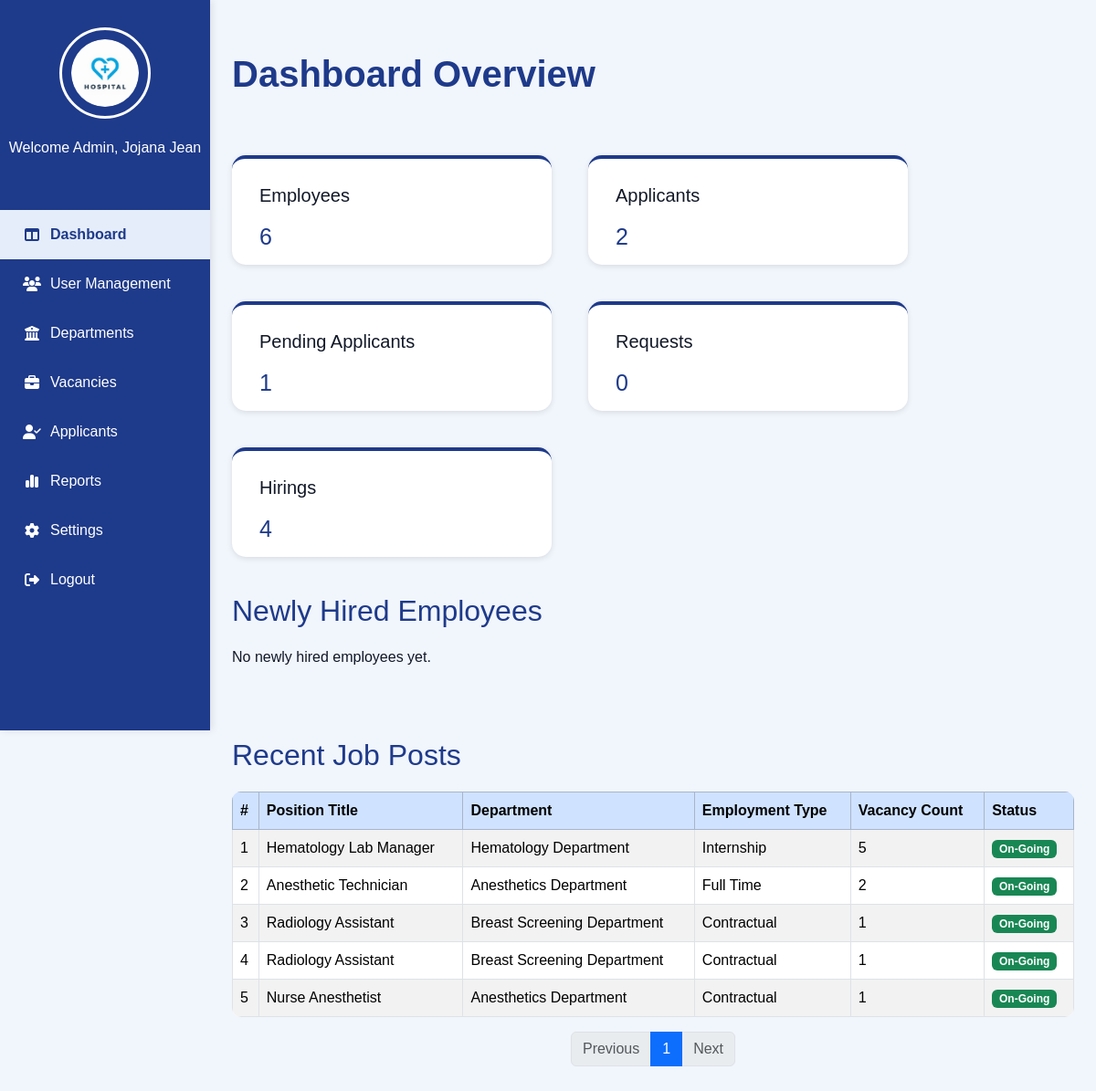
Page /Admin_Dashboard.php on the committed database.
### tables this page shows
CREATE TABLE `user` (
  `user_id` varchar(100) NOT NULL,
  `applicant_employee_id` varchar(100) DEFAULT NULL,
  `email` varchar(100) NOT NULL,
  `password` varchar(255) NOT NULL,
  `role` varchar(50) NOT NULL,
  `fullname` varchar(150) NOT NULL,
  `status` varchar(20) NOT NULL,
  `created_at` datetime NOT NULL,
  `profile_pic` varchar(255) DEFAULT NULL,
  `reset_token` varchar(255) NOT NULL,
  `token_expiry` varchar(255) NOT NULL,
  `sub_role` varchar(50) DEFAULT NULL
);

CREATE TABLE `vacancies` (
  `id` int(11) NOT NULL,
  `department_id` int(11) NOT NULL,
  `position_id` int(11) NOT NULL,
  `employment_type_id` int(11) NOT NULL,
  `vacancy_count` int(11) NOT NULL,
  `status` varchar(255) NOT NULL DEFAULT 'To Post',
  `posted_by` varchar(255) NOT NULL,
  `created_at` timestamp NOT NULL DEFAULT current_timestamp()
);

CREATE TABLE `position` (
  `positionID` int(11) NOT NULL,
  `departmentID` int(11) NOT NULL,
  `emtypeID` int(11) DEFAULT NULL,
  `position_title` varchar(150) NOT NULL
);

CREATE TABLE `department` (
  `deptID` int(11) NOT NULL,
  `deptName` varchar(100) NOT NULL
);

CREATE TABLE `employment_type` (
  `emtypeID` int(11) NOT NULL,
  `typeName` varchar(50) NOT NULL
);

### Admin_Dashboard.php (the view, shortened to what this page needs)
<?php
require 'admin/db.connect.php';
$requests = 0;
$adminnameQuery = $conn->query("SELECT fullname FROM user WHERE role = 'Admin' LIMIT 1");
$adminname = ($adminnameQuery && $row = $adminnameQuery->fetch_assoc()) ? $row['fullname'] : 'Admin';
$employeeQuery = $conn->query("SELECT COUNT(*) AS count FROM user WHERE role = 'Employee'");
$employees = ($employeeQuery && $row = $employeeQuery->fetch_assoc()) ? $row['count'] : 0;
$applicantQuery = $conn->query("SELECT COUNT(*) AS count FROM user WHERE role = 'Applicant'");
$applicants = ($applicantQuery && $row = $applicantQuery->fetch_assoc()) ? $row['count'] : 0;
$pendingQuery = $conn->query("SELECT COUNT(*) AS count FROM applications WHERE status = 'Pending'");
$pendingApplicants = ($pendingQuery && $row = $pendingQuery->fetch_assoc()) ? $row['count'] : 0;
$pending_applicantQuery = $conn->query("SELECT COUNT(*) AS count FROM applications WHERE id = '0'");
if ($pending_applicantQuery && $row = $pending_applicantQuery->fetch_assoc()) {
    $pending_applicantQuery = $row['count'];
}
$hiringsQuery = $conn->query("
    SELECT COUNT(*) AS count
    FROM (
        SELECT DISTINCT department_id, position_id
        FROM vacancies
        WHERE status = 'On-Going'
    ) AS uniqueVacancies
");
$hirings = ($hiringsQuery && $row = $hiringsQuery->fetch_assoc()) ? $row['count'] : 0;
$limit = 5;
$page = isset($_GET['page']) ? (int)$_GET['page'] : 1;
$start = ($page > 1) ? ($page * $limit) - $limit : 0;
$totalQuery = $conn->query("
    SELECT COUNT(*) AS count
    FROM (
        SELECT DISTINCT department_id, position_id
        FROM vacancies
        WHERE status = 'On-Going'
    ) AS uniqueVacancies
");
$count = ($totalQuery && $row = $totalQuery->fetch_assoc()) ? $row['count'] : 0;
$pages = ceil($count / $limit);
$recentVacanciesQuery = $conn->query("
    SELECT v.id, v.vacancy_count, v.status, d.deptName, p.position_title, e.typeName AS employment_type
    FROM vacancies v
    JOIN department d ON v.department_id = d.deptID
    JOIN position p ON v.position_id = p.positionID
    JOIN employment_type e ON v.employment_type_id = e.emtypeID
    WHERE v.status = 'On-Going'
    ORDER BY v.id DESC
    LIMIT $start, $limit
");
$newHiredQuery = $conn->query("
    SELECT applicantID, fullName, position_applied, department, hired_at, profile_pic
    FROM applicant
    WHERE status = 'Hired'
    ORDER BY hired_at DESC
    LIMIT 6
");
?>
<!DOCTYPE html>
<html lang="en">
<head>
    <link rel="stylesheet" href="admin-sidebar.css">
    <link href="https://cdn.jsdelivr.net/npm/bootstrap@5.3.3/dist/css/bootstrap.min.css" rel="stylesheet">
    <link rel="stylesheet" href="https://cdnjs.cloudflare.com/ajax/libs/font-awesome/6.5.0/css/all.min.css">
</head>
<body>
    <div class="sidebar">
        <div class="sidebar-logo">
            <img src="Images/hospitallogo.png" alt="Hospital Logo">
        </div>
        <div class="sidebar-name">
            <p><?php echo "Welcome Admin, $adminname"; ?></p>
        </div>
        <ul class="nav flex-column">
            <li class="active"><a href="Admin_Dashboard.php"><i class="fa-solid fa-table-columns"></i> Dashboard</a></li>
            <li><a href="Admin_UserManagement.php"><i class="fa-solid fa-users"></i> User Management</a></li>
             <li><a href="Admin_Departments.php"><i class="fa-solid fa-building-columns"></i> Departments</a></li>
            <li><a href="Admin_Vacancies.php"><i class="fa-solid fa-briefcase"></i> Vacancies</a></li>
            <li><a href="Admin-Applicants.php"><i class="fa-solid fa-user-check"></i> Applicants</a></li>
            <li><a href="Admin_Reports.php"><i class="fa-solid fa-chart-simple"></i> Reports</a></li>
            <li><a href="Admin-Settings.php"><i class="fa-solid fa-gear"></i> Settings</a></li>
            <li><a href="Login.php"><i class="fa-solid fa-right-from-bracket"></i> Logout</a></li>
        </ul>
    </div>
    <main class="main-content">
        <div class="main-content-header">
            <h1>Dashboard Overview</h1>
        </div>
        <div class="stats">
            <div class="section">
                <label>Employees</label>
                <h3><?php echo $employees; ?></h3>
            </div>
            <div class="section">
                <label>Applicants</label>
                <h3><?php echo $applicants; ?></h3>
            </div>
            <div class="section">
                <label>Pending Applicants</label>
                <h3><?php echo $pendingApplicants; ?></h3>
            </div>
            <div class="section">
                <label>Requests</label>
                <h3><?php echo $requests; ?></h3>
            </div>
            <div class="section">
                <label>Hirings</label>
                <h3><?php echo $hirings; ?></h3>
            </div>
        </div>
        <div class="hired-section">
    <h2>Newly Hired Employees</h2>
    <div class="hired-cards">
        <?php if ($newHiredQuery && $newHiredQuery->num_rows > 0): ?>
            <?php while ($hired = $newHiredQuery->fetch_assoc()): ?>
                <div class="hired-card">
                  <?php
$pic = (!empty($hired['profile_pic']) && file_exists("Uploads/" . $hired['profile_pic']))
    ? $hired['profile_pic']
    : "default.png";
?>
<img src="Uploads/<?php echo $pic; ?>" alt="Profile Picture">
                    <h4><?php echo $hired['fullName']; ?></h4>
                    <p><strong>Position:</strong> <?php echo $hired['position_applied']; ?></p>
                    <p><strong>Department:</strong> <?php echo $hired['department']; ?></p>
                    <p><strong>Hired Date:</strong>
                        <?php echo date("F d, Y", strtotime($hired['hired_at'])); ?>
                    </p>
                </div>
            <?php endwhile; ?>
        <?php else: ?>
            <p>No newly hired employees yet.</p>
        <?php endif; ?>
    </div>
</div>
     <div class="job-posts">
    <h2>Recent Job Posts</h2>
    <table class="table table-striped table-bordered" style="background:white; border-radius:10px; overflow:hidden;">
        <thead class="table-primary">
            <tr>
                <th>#</th>
                <th>Position Title</th>
                <th>Department</th>
                <th>Employment Type</th>
                <th>Vacancy Count</th>
                <th>Status</th>
            </tr>
        </thead>
        <tbody>
            <?php if($recentVacanciesQuery && $recentVacanciesQuery->num_rows > 0): ?>
                <?php
                $i = $start + 1;
                while($vacancy = $recentVacanciesQuery->fetch_assoc()):
                ?>
                    <tr>
                        <td><?php echo $i++; ?></td>
                        <td><?php echo $vacancy['position_title']; ?></td>
                        <td><?php echo $vacancy['deptName']; ?></td>
                        <td><?php echo $vacancy['employment_type']; ?></td>
                        <td><?php echo $vacancy['vacancy_count']; ?></td>
                        <td>
                            <span class="badge bg-success"><?php echo $vacancy['status']; ?></span>
                        </td>
                    </tr>
                <?php endwhile; ?>
            <?php else: ?>
                <tr>
                    <td colspan="6" class="text-center">No recent job posts available.</td>
                </tr>
            <?php endif; ?>
        </tbody>
    </table>
    <nav>
        <ul class="pagination justify-content-center">
            <li class="page-item <?php echo ($page <= 1) ? 'disabled' : '' ?>">
                <a class="page-link" href="?page=<?php echo $page - 1; ?>">Previous</a>
            </li>
            <?php for($i = 1; $i <= $pages; $i++): ?>
                <li class="page-item <?php echo ($i == $page) ? 'active' : '' ?>">
                    <a class="page-link" href="?page=<?php echo $i; ?>">
                        <?php echo $i; ?>
                    </a>
                </li>
            <?php endfor; ?>
            <li class="page-item <?php echo ($page >= $pages) ? 'disabled' : '' ?>">
                <a class="page-link" href="?page=<?php echo $page + 1; ?>">Next</a>
            </li>
        </ul>
    </nav>
</div>
    </main>
</body>
</html>

### admin-sidebar.css (style rules this page uses)
* { margin: 0; padding: 0; box-sizing: border-box; }
body { font-family: "Poppins", "Roboto", sans-serif; }
img { height: 75px; width: 75px; padding: 10px; border-radius: 50%; }
.main-content { display: flex; justify-content: center; }
.main-content, .login-button, .forgot-password, .show-password { display: flex; justify-content: center; }
.sidebar { width: 230px; background-color: #1E3A8A; height: 100vh; display: flex; flex-direction: column; align-items: center; padding-top: 30px; position: fixed; left: 0; top: 0; box-shadow: 2px 0 8px rgba(0, 0, 0, 0.1); overflow-y: auto; scrollbar-width: thin; scrollbar-color: #e5edfb transparent; }
.nav { margin-top: 40px; list-style: none; width: 100%; padding: 0; }
.nav li { width: 100%; }
.nav li a { color: #ffffff; text-decoration: none; display: flex; align-items: center; gap: 10px; padding: 15px 25px; font-weight: 500; transition: all 0.3s ease; width: 100%; box-sizing: border-box; }
.nav li a:hover, .nav li.active a { background-color: #e5edfb; color: #1E3A8A; font-weight: 600; }
.nav i { width: 20px; text-align: center; }
.sidebar-logo { display: flex; flex-direction: column; align-items: center; gap: 10px; margin-bottom: 20px; }
.sidebar-logo img { width: 100px; height: 100px; border-radius: 50%; border: 3px solid white; cursor: pointer; transition: transform 0.3s ease; }
.sidebar-name p { color: white; text-align: center; font-weight: 500; }
:root { --primary:#1E3A8A; --primary-600:#2563EB; --bg:#F5F8FF; --text:#111827; --muted:#4b5563; --radius:12px; --shadow:0 10px 25px rgba(15,23,42,.08); --space-1:4px; --space-2:8px; --space-3:12px; --space-4:16px; --space-5:24px; --space-6:32px; --space-7:40px; }
.main-content { margin-left:230px !important; padding: var(--space-6) var(--space-5) !important; min-height:100vh; display:block; }
.main-content-header h1 { color: var(--primary); font-weight:700; margin-bottom: var(--space-6); }
.table { border-collapse: collapse; border-radius: var(--radius); overflow: hidden; }
.table th, .table td { padding: var(--space-4) var(--space-5); vertical-align: middle; }
.table thead { background-color: #e5edfb; }
.badge { border-radius:999px; padding:6px 10px; }

### Admin_Dashboard.php (style rules this page uses)
body { font-family: 'Poppins', sans-serif; margin:0; display:flex; background-color:#f1f5fc; color:#111827; }
.main-content { padding:40px 30px; margin-left:220px; display:flex; flex-direction:column; }
.main-content-header h1 { padding:25px 0; margin-bottom:40px; color:#1E3A8A; }
.stats { display:flex; gap:40px; flex-wrap:wrap; margin-left:0; }
.section { padding:25px 30px; border-radius:15px; border-top:4px solid #1E3A8A; width:350px; height:120px; background:white; box-shadow:0 2px 6px rgba(0,0,0,0.1); transition: transform 0.2s ease; }
.section label { font-size:20px; }
.section h3 { color:#1E3A8A; margin-top:15px; font-size:25px; }
.job-posts h2 { margin-top:60px; margin-bottom:20px; color:#1E3A8A; }
.hired-section h2 { margin-top: 40px; margin-bottom: 20px; color: #1E3A8A; }
.hired-cards { display: flex; flex-wrap: wrap; gap: 20px; }

### rows in the picture
user: fullname "Jojana Jean"
vacancies: position.position_title "Hematology Lab Manager", department.deptName "Hematology Department", employment_type.typeName "Internship", vacancy_count "5", status "On-Going"
vacancies: position.position_title "Anesthetic Technician", department.deptName "Anesthetics Department", employment_type.typeName "Full Time", vacancy_count "2", status "On-Going"
vacancies: position.position_title "Radiology Assistant", department.deptName "Breast Screening Department", employment_type.typeName "Contractual", vacancy_count "1", status "On-Going"
vacancies: position.position_title "Radiology Assistant", department.deptName "Breast Screening Department", employment_type.typeName "Contractual", vacancy_count "1", status "On-Going"
vacancies: position.position_title "Nurse Anesthetist", department.deptName "Anesthetics Department", employment_type.typeName "Contractual", vacancy_count "1", status "On-Going"

### other values in the picture
$employees "6"
$applicants "2"
$pendingApplicants "1"
$requests "0"
$hirings "4"
